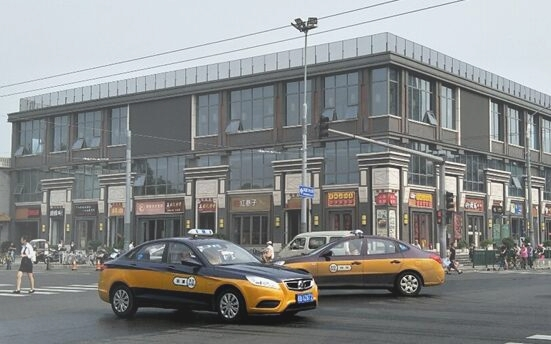
#> input picture input_images/image1/low_haze.jpg, 551 x 344 px, found by its file name
$ python hybrid_dehazing.py
#> lines starting #> are read from the running program, lines starting #| are printed output that depends on the picture; after the words box and inside, x2 and y2 are one past the last pixel; in counts of white or black regions, pixels touching at a corner belong together
"""
Hybrid single-image dehazing: Color Attenuation Prior (Zhu et al.) +
Fattal (2008) albedo/transmission decorrelation.

Haze model:  I(x) = J(x) t(x) + A (1 - t(x))

Pipeline
--------
1. CAP    -> depth d = theta0 + theta1*V + theta2*S, t_cap = exp(-beta*d).
             Atmospheric light A is taken from the farthest (deepest) pixels.
             Robust and smooth, but coarse in fine detail.
2. Fattal -> local transmission t_fat from the statistical independence of
             surface shading and transmission. Detail preserving, but only
             defined up to a scale and unreliable in flat / low-SNR regions.
3. Fusion -> t_fat is calibrated to t_cap's scale, then blended per pixel
             with a reliability weight (Fattal where reliable, CAP elsewhere).
4. Refine -> guided filter, then radiance recovery with lower bound t0.

Requires: numpy, opencv-python
"""
import sys
import cv2
import numpy as np

# >>> SET YOUR PATHS HERE <<<
INPUT_PATH = r"C:\Users\patna\OneDrive\Desktop\IP_1\input_images\image1\low_haze.jpg"        # input hazy image
OUTPUT_PATH = r"C:\Users\patna\OneDrive\Desktop\IP_1\Hybrid_Results\CAP.Fattal_Results\image1\low_haze_dehazed.jpg"     # output (hazy | dehazed side by side)

EPS = 1e-6


# ----------------------------------------------------------------- utilities
def box(x, r):
    return cv2.boxFilter(x, -1, (2 * r + 1, 2 * r + 1), borderType=cv2.BORDER_REFLECT)


def local_cov(x, y, r):
    return box(x * y, r) - box(x, r) * box(y, r)


def min_filter(x, patch):
    k = cv2.getStructuringElement(cv2.MORPH_RECT, (patch, patch))
    return cv2.erode(x, k)


def guided_filter(guide, src, r, eps):
    mean_g, mean_s = box(guide, r), box(src, r)
    var_g = box(guide * guide, r) - mean_g ** 2
    cov_gs = box(guide * src, r) - mean_g * mean_s
    a = cov_gs / (var_g + eps)
    b = mean_s - a * mean_g
    return box(a, r) * guide + box(b, r)


# ------------------------------------------------------------------ CAP part
def cap_depth(img, theta=(0.1213, 0.9597, -0.7800), patch=15):
    """Depth from brightness/saturation (default theta from Zhu et al. 2015)."""
    hsv = cv2.cvtColor((img * 255).astype(np.uint8), cv2.COLOR_BGR2HSV).astype(np.float32)
    s, v = hsv[..., 1] / 255.0, hsv[..., 2] / 255.0
    depth = theta[0] + theta[1] * v + theta[2] * s
    depth = min_filter(depth.astype(np.float32), patch)      # suppress white-object noise
    return box(depth, patch // 2)


def estimate_atmospheric_light(img, depth, top=0.001):
    """Brightest pixel among the top 0.1% deepest pixels."""
    h, w = depth.shape
    n = max(int(h * w * top), 1)
    idx = np.argpartition(depth.ravel(), -n)[-n:]
    cand = img.reshape(-1, 3)[idx]
    return cand[np.argmax(cand.sum(axis=1))].astype(np.float32)


def transmission_cap(depth, beta=1.0):
    return np.exp(-beta * depth).astype(np.float32)


# --------------------------------------------------------------- Fattal part
def transmission_fattal(img, A, r=3):
    """
    Split each pixel into a component along the airlight direction (I_A) and a
    residual (I_R). Assuming albedo is locally uncorrelated with transmission,
    solve for eta and obtain t (up to scale). Also returns a reliability map.
    """
    A_norm = np.linalg.norm(A) + EPS
    A_dir = A / A_norm

    I_A = img @ A_dir
    I_norm = np.linalg.norm(img, axis=2)
    I_R = np.sqrt(np.maximum(I_norm ** 2 - I_A ** 2, EPS))
    h = (I_norm - I_A) / (I_R + EPS)

    c_Ah = local_cov(I_A, h, r)
    c_Rh = local_cov(I_R, h, r)
    eta = c_Ah / (c_Rh + np.sign(c_Rh + EPS) * 1e-5)
    eta = box(np.clip(eta, -2.0, 2.0), 4 * r)                # stabilise

    t = 1.0 - (I_A - eta * I_R) / A_norm

    std_R = np.sqrt(np.maximum(local_cov(I_R, I_R, r), 0))
    std_h = np.sqrt(np.maximum(local_cov(h, h, r), 0))
    corr = np.abs(c_Rh) / (std_R * std_h + EPS)
    rel = box(np.clip(std_R / 0.05, 0, 1) * np.clip(corr / 0.5, 0, 1), r)
    return t.astype(np.float32), rel.astype(np.float32)


# -------------------------------------------------------------------- hybrid
def fuse_transmission(t_cap, t_fat, rel, max_fat_weight=0.7):
    """Calibrate Fattal's t to CAP's scale, then blend by reliability."""
    haze_c = 1.0 - t_cap
    haze_f = np.clip(1.0 - t_fat, 0, 1)

    mask = rel > 0.5
    if mask.sum() > 100:
        s = np.median(haze_c[mask]) / (np.median(haze_f[mask]) + EPS)
        s = float(np.clip(s, 0.3, 3.0))
    else:
        s = 1.0
    t_fat_cal = np.clip(1.0 - s * haze_f, 0.0, 1.0)

    w = max_fat_weight * rel
    return w * t_fat_cal + (1.0 - w) * t_cap


def dehaze(img_bgr, patch=15, beta=1.0, t0=0.1, fattal_r=3,
           guide_r=40, guide_eps=1e-3):
    img = img_bgr.astype(np.float32) / 255.0

    depth = cap_depth(img, patch=patch)
    A = estimate_atmospheric_light(img, depth)

    t_cap = transmission_cap(depth, beta)
    t_fat, rel = transmission_fattal(img, A, fattal_r)
    t = fuse_transmission(t_cap, t_fat, rel)

    gray = cv2.cvtColor(img, cv2.COLOR_BGR2GRAY)
    t = np.clip(guided_filter(gray, t.astype(np.float32), guide_r, guide_eps), t0, 1.0)

    J = (img - A.reshape(1, 1, 3)) / t[..., None] + A.reshape(1, 1, 3)
    J = np.clip(J, 0, 1)
    return (J * 255).astype(np.uint8), t, t_cap, t_fat, A


# ---------------------------------------------------------------------- main
def main():
    img = cv2.imread(INPUT_PATH)
#> img is the input picture: shape (344, 551, 3); mean B, G, R 138, 138.1, 135.9
    if img is None:
        sys.exit(f"Cannot read {INPUT_PATH}")

    J, t, t_cap, t_fat, A = dehaze(img)
#> in min_filter, `return cv2.erode(x, k)`:
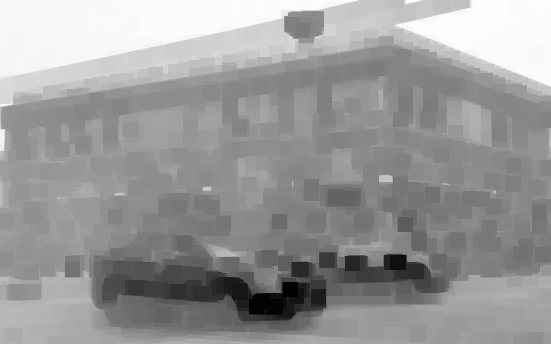
#> returned value: shape (344, 551) float32; min -0.501, max 0.964, mean 0.38; drawn with min black and max white
#> in estimate_atmospheric_light, `idx = np.argpartition(depth.ravel(), -n)[-n:]`: idx = 189 values, max 19191 at index 94, min 12023 at index 2, mean 15631.7
#> in estimate_atmospheric_light, `cand = img.reshape(-1, 3)[idx]`: cand = 189 rows, first 8: [0.929, 0.898, 0.871], [0.929, 0.898, 0.871], [0.929, 0.898, 0.871], [0.929, 0.898, 0.871], [0.929, 0.898, 0.871], [0.929, 0.898, 0.871], [0.929, 0.898, 0.871], [0.929, 0.898, 0.871]
#> in dehaze, `A = estimate_atmospheric_light(img, depth)`: A = [0.933, 0.906, 0.871]
#> in transmission_fattal, `A_norm = np.linalg.norm(A) + EPS`: A_norm = 1.57
#> in transmission_fattal, `A_dir = A / A_norm`: A_dir = [0.596, 0.579, 0.556]
#> in fuse_transmission, `mask = rel > 0.5`:
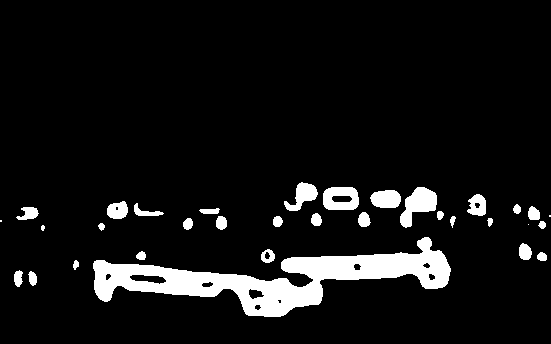
#> mask: shape (344, 551) bool; 8% white; 33 white regions (4 under 20 px), largest, box (x1, y1, x2, y2) and area: (93, 237, 451, 317) 10055, (400, 187, 437, 228) 820, (323, 187, 359, 210) 652
#> in fuse_transmission, `s = np.median(haze_c[mask]) / (np.median(haze_f[mask]) + EPS)`: s = 0.0139
#> in fuse_transmission, `s = float(np.clip(s, 0.3, 3.0))`: s = 0.3
#> in fuse_transmission, `t_fat_cal = np.clip(1.0 - s * haze_f, 0.0, 1.0)`:
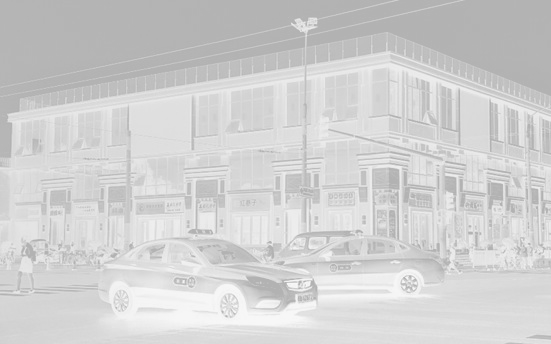
#> t_fat_cal: shape (344, 551) float32; min 0.7, max 0.977, mean 0.819
#> in guided_filter, `var_g = box(guide * guide, r) - mean_g ** 2`:
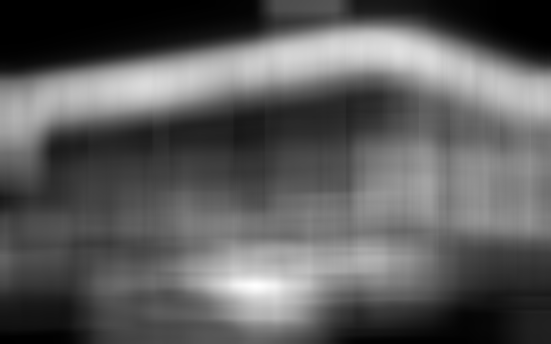
#> var_g: shape (344, 551) float32; min 5.84e-06, max 0.0605, mean 0.022; drawn with min black and max white
#> in guided_filter, `cov_gs = box(guide * src, r) - mean_g * mean_s`:
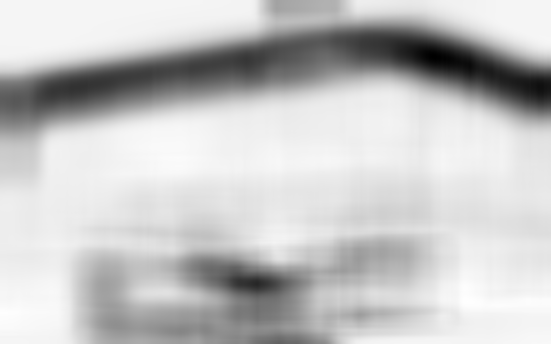
#> cov_gs: shape (344, 551) float32; min -0.0303, max 0.00114, mean -0.00598; drawn with min black and max white
#> in guided_filter, `a = cov_gs / (var_g + eps)`:
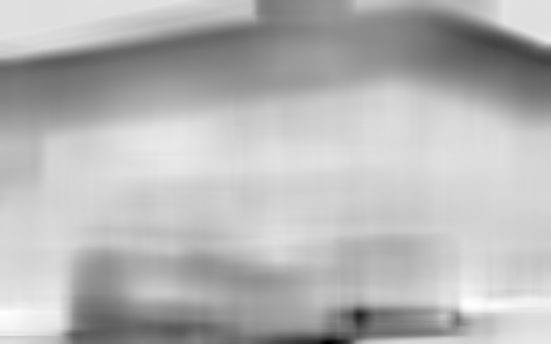
#> a: shape (344, 551) float32; min -1.2, max 0.165, mean -0.227; drawn with min black and max white
#> in box (call 21), `return cv2.boxFilter(x, -1, (2 * r + 1, 2 * r + 1), borderType=cv2.BOR..`:
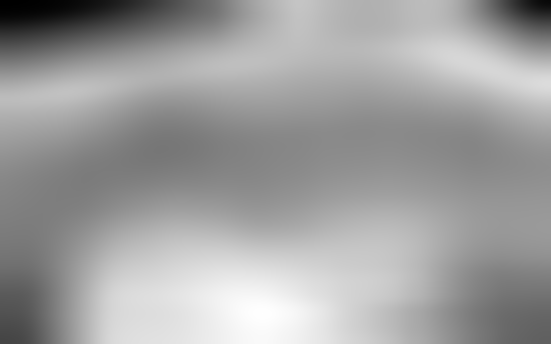
#> returned value: shape (344, 551) float32; min 0.407, max 1.1, mean 0.837; drawn with min black and max white
#> A = [0.933, 0.906, 0.871]
    print("Atmospheric light (BGR):", np.round(A, 3))
#| Atmospheric light (BGR): [0.933 0.906 0.871]

    def vis(m):
        return cv2.cvtColor((np.clip(m, 0, 1) * 255).astype(np.uint8), cv2.COLOR_GRAY2BGR)

    cv2.imwrite(OUTPUT_PATH, np.hstack([img, J]))
    cv2.imwrite(OUTPUT_PATH.rsplit(".", 1)[0] + "_transmission.png",
                np.hstack([vis(t_cap), vis(t_fat), vis(t)]))
    print(f"Saved {OUTPUT_PATH} (left: hazy, right: dehazed) and transmission maps "
          f"(CAP | Fattal | Hybrid).")


if __name__ == "__main__":
    main()
